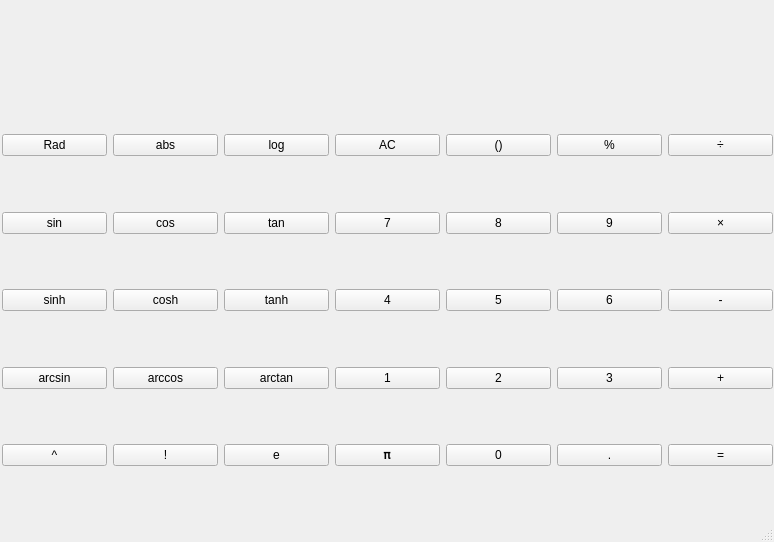
<?xml version="1.0" encoding="UTF-8"?>
<ui version="4.0">
 <class>MainWindow</class>
 <widget class="QMainWindow" name="MainWindow">
  <property name="geometry">
   <rect>
    <x>0</x>
    <y>0</y>
    <width>774</width>
    <height>542</height>
   </rect>
  </property>
  <property name="windowTitle">
   <string>MainWindow</string>
  </property>
  <widget class="QWidget" name="centralwidget">
   <widget class="QWidget" name="horizontalLayoutWidget">
    <property name="geometry">
     <rect>
      <x>2</x>
      <y>110</y>
      <width>771</width>
      <height>381</height>
     </rect>
    </property>
    <layout class="QHBoxLayout" name="horizontalLayout_6">
     <property name="leftMargin">
      <number>0</number>
     </property>
     <property name="topMargin">
      <number>0</number>
     </property>
     <property name="rightMargin">
      <number>0</number>
     </property>
     <property name="bottomMargin">
      <number>0</number>
     </property>
     <item>
      <layout class="QVBoxLayout" name="verticalLayout_9">
       <property name="leftMargin">
        <number>0</number>
       </property>
       <property name="rightMargin">
        <number>0</number>
       </property>
       <item>
        <widget class="QWidget" name="widget_41" native="true">
         <layout class="QHBoxLayout" name="horizontalLayout_42">
          <property name="leftMargin">
           <number>0</number>
          </property>
          <property name="rightMargin">
           <number>0</number>
          </property>
          <item>
           <widget class="CircularButton" name="pushButton_41">
            <property name="text">
             <string>Rad</string>
            </property>
           </widget>
          </item>
         </layout>
        </widget>
       </item>
       <item>
        <widget class="QWidget" name="widget_42" native="true">
         <layout class="QHBoxLayout" name="horizontalLayout_43">
          <property name="leftMargin">
           <number>0</number>
          </property>
          <property name="rightMargin">
           <number>0</number>
          </property>
          <item>
           <widget class="CircularButton" name="pushButton_42">
            <property name="text">
             <string>sin</string>
            </property>
           </widget>
          </item>
         </layout>
        </widget>
       </item>
       <item>
        <widget class="QWidget" name="widget_43" native="true">
         <layout class="QHBoxLayout" name="horizontalLayout_44">
          <property name="leftMargin">
           <number>0</number>
          </property>
          <property name="rightMargin">
           <number>0</number>
          </property>
          <item>
           <widget class="CircularButton" name="pushButton_43">
            <property name="text">
             <string>sinh</string>
            </property>
           </widget>
          </item>
         </layout>
        </widget>
       </item>
       <item>
        <widget class="QWidget" name="widget_44" native="true">
         <layout class="QHBoxLayout" name="horizontalLayout_45">
          <property name="leftMargin">
           <number>0</number>
          </property>
          <property name="rightMargin">
           <number>0</number>
          </property>
          <item>
           <widget class="CircularButton" name="pushButton_44">
            <property name="text">
             <string>arcsin</string>
            </property>
           </widget>
          </item>
         </layout>
        </widget>
       </item>
       <item>
        <widget class="QWidget" name="widget_45" native="true">
         <layout class="QHBoxLayout" name="horizontalLayout_46">
          <property name="leftMargin">
           <number>0</number>
          </property>
          <property name="topMargin">
           <number>0</number>
          </property>
          <property name="rightMargin">
           <number>0</number>
          </property>
          <property name="bottomMargin">
           <number>0</number>
          </property>
          <item>
           <widget class="CircularButton" name="pushButton_45">
            <property name="text">
             <string>^</string>
            </property>
           </widget>
          </item>
         </layout>
        </widget>
       </item>
      </layout>
     </item>
     <item>
      <layout class="QVBoxLayout" name="verticalLayout_8">
       <property name="leftMargin">
        <number>0</number>
       </property>
       <property name="topMargin">
        <number>0</number>
       </property>
       <property name="rightMargin">
        <number>0</number>
       </property>
       <property name="bottomMargin">
        <number>0</number>
       </property>
       <item>
        <widget class="QWidget" name="widget_36" native="true">
         <layout class="QHBoxLayout" name="horizontalLayout_37">
          <property name="leftMargin">
           <number>0</number>
          </property>
          <property name="topMargin">
           <number>0</number>
          </property>
          <property name="rightMargin">
           <number>0</number>
          </property>
          <property name="bottomMargin">
           <number>0</number>
          </property>
          <item>
           <widget class="CircularButton" name="pushButton_36">
            <property name="text">
             <string>abs</string>
            </property>
           </widget>
          </item>
         </layout>
        </widget>
       </item>
       <item>
        <widget class="QWidget" name="widget_37" native="true">
         <layout class="QHBoxLayout" name="horizontalLayout_38">
          <property name="leftMargin">
           <number>0</number>
          </property>
          <property name="topMargin">
           <number>0</number>
          </property>
          <property name="rightMargin">
           <number>0</number>
          </property>
          <property name="bottomMargin">
           <number>0</number>
          </property>
          <item>
           <widget class="CircularButton" name="pushButton_37">
            <property name="text">
             <string>cos</string>
            </property>
           </widget>
          </item>
         </layout>
        </widget>
       </item>
       <item>
        <widget class="QWidget" name="widget_38" native="true">
         <layout class="QHBoxLayout" name="horizontalLayout_39">
          <property name="leftMargin">
           <number>0</number>
          </property>
          <property name="topMargin">
           <number>0</number>
          </property>
          <property name="rightMargin">
           <number>0</number>
          </property>
          <property name="bottomMargin">
           <number>0</number>
          </property>
          <item>
           <widget class="CircularButton" name="pushButton_38">
            <property name="text">
             <string>cosh</string>
            </property>
           </widget>
          </item>
         </layout>
        </widget>
       </item>
       <item>
        <widget class="QWidget" name="widget_39" native="true">
         <layout class="QHBoxLayout" name="horizontalLayout_40">
          <property name="leftMargin">
           <number>0</number>
          </property>
          <property name="topMargin">
           <number>0</number>
          </property>
          <property name="rightMargin">
           <number>0</number>
          </property>
          <property name="bottomMargin">
           <number>0</number>
          </property>
          <item>
           <widget class="CircularButton" name="pushButton_39">
            <property name="text">
             <string>arccos</string>
            </property>
           </widget>
          </item>
         </layout>
        </widget>
       </item>
       <item>
        <widget class="QWidget" name="widget_40" native="true">
         <layout class="QHBoxLayout" name="horizontalLayout_41">
          <property name="leftMargin">
           <number>0</number>
          </property>
          <property name="topMargin">
           <number>0</number>
          </property>
          <property name="rightMargin">
           <number>0</number>
          </property>
          <property name="bottomMargin">
           <number>0</number>
          </property>
          <item>
           <widget class="CircularButton" name="pushButton_40">
            <property name="text">
             <string>!</string>
            </property>
           </widget>
          </item>
         </layout>
        </widget>
       </item>
      </layout>
     </item>
     <item>
      <layout class="QVBoxLayout" name="verticalLayout_7">
       <property name="leftMargin">
        <number>0</number>
       </property>
       <property name="topMargin">
        <number>0</number>
       </property>
       <property name="rightMargin">
        <number>0</number>
       </property>
       <property name="bottomMargin">
        <number>0</number>
       </property>
       <item>
        <widget class="QWidget" name="widget_31" native="true">
         <layout class="QHBoxLayout" name="horizontalLayout_32">
          <property name="leftMargin">
           <number>0</number>
          </property>
          <property name="topMargin">
           <number>0</number>
          </property>
          <property name="rightMargin">
           <number>0</number>
          </property>
          <property name="bottomMargin">
           <number>0</number>
          </property>
          <item>
           <widget class="CircularButton" name="pushButton_31">
            <property name="text">
             <string>log</string>
            </property>
           </widget>
          </item>
         </layout>
        </widget>
       </item>
       <item>
        <widget class="QWidget" name="widget_32" native="true">
         <layout class="QHBoxLayout" name="horizontalLayout_33">
          <property name="leftMargin">
           <number>0</number>
          </property>
          <property name="topMargin">
           <number>0</number>
          </property>
          <property name="rightMargin">
           <number>0</number>
          </property>
          <property name="bottomMargin">
           <number>0</number>
          </property>
          <item>
           <widget class="CircularButton" name="pushButton_32">
            <property name="text">
             <string>tan</string>
            </property>
           </widget>
          </item>
         </layout>
        </widget>
       </item>
       <item>
        <widget class="QWidget" name="widget_33" native="true">
         <layout class="QHBoxLayout" name="horizontalLayout_34">
          <property name="leftMargin">
           <number>0</number>
          </property>
          <property name="topMargin">
           <number>0</number>
          </property>
          <property name="rightMargin">
           <number>0</number>
          </property>
          <property name="bottomMargin">
           <number>0</number>
          </property>
          <item>
           <widget class="CircularButton" name="pushButton_33">
            <property name="text">
             <string>tanh</string>
            </property>
           </widget>
          </item>
         </layout>
        </widget>
       </item>
       <item>
        <widget class="QWidget" name="widget_34" native="true">
         <layout class="QHBoxLayout" name="horizontalLayout_35">
          <property name="leftMargin">
           <number>0</number>
          </property>
          <property name="topMargin">
           <number>0</number>
          </property>
          <property name="rightMargin">
           <number>0</number>
          </property>
          <property name="bottomMargin">
           <number>0</number>
          </property>
          <item>
           <widget class="CircularButton" name="pushButton_34">
            <property name="text">
             <string>arctan</string>
            </property>
           </widget>
          </item>
         </layout>
        </widget>
       </item>
       <item>
        <widget class="QWidget" name="widget_35" native="true">
         <layout class="QHBoxLayout" name="horizontalLayout_36">
          <property name="leftMargin">
           <number>0</number>
          </property>
          <property name="topMargin">
           <number>0</number>
          </property>
          <property name="rightMargin">
           <number>0</number>
          </property>
          <property name="bottomMargin">
           <number>0</number>
          </property>
          <item>
           <widget class="CircularButton" name="pushButton_35">
            <property name="text">
             <string>e</string>
            </property>
           </widget>
          </item>
         </layout>
        </widget>
       </item>
      </layout>
     </item>
     <item>
      <layout class="QVBoxLayout" name="verticalLayout_6">
       <property name="leftMargin">
        <number>0</number>
       </property>
       <property name="topMargin">
        <number>0</number>
       </property>
       <property name="rightMargin">
        <number>0</number>
       </property>
       <property name="bottomMargin">
        <number>0</number>
       </property>
       <item>
        <widget class="QWidget" name="widget_26" native="true">
         <layout class="QHBoxLayout" name="horizontalLayout_27">
          <property name="leftMargin">
           <number>0</number>
          </property>
          <property name="topMargin">
           <number>0</number>
          </property>
          <property name="rightMargin">
           <number>0</number>
          </property>
          <property name="bottomMargin">
           <number>0</number>
          </property>
          <item>
           <widget class="CircularButton" name="pushButton_26">
            <property name="text">
             <string>AC</string>
            </property>
           </widget>
          </item>
         </layout>
        </widget>
       </item>
       <item>
        <widget class="QWidget" name="widget_27" native="true">
         <layout class="QHBoxLayout" name="horizontalLayout_28">
          <property name="leftMargin">
           <number>0</number>
          </property>
          <property name="topMargin">
           <number>0</number>
          </property>
          <property name="rightMargin">
           <number>0</number>
          </property>
          <property name="bottomMargin">
           <number>0</number>
          </property>
          <item>
           <widget class="CircularButton" name="pushButton_27">
            <property name="text">
             <string>7</string>
            </property>
           </widget>
          </item>
         </layout>
        </widget>
       </item>
       <item>
        <widget class="QWidget" name="widget_28" native="true">
         <layout class="QHBoxLayout" name="horizontalLayout_29">
          <property name="leftMargin">
           <number>0</number>
          </property>
          <property name="topMargin">
           <number>0</number>
          </property>
          <property name="rightMargin">
           <number>0</number>
          </property>
          <property name="bottomMargin">
           <number>0</number>
          </property>
          <item>
           <widget class="CircularButton" name="pushButton_28">
            <property name="text">
             <string>4</string>
            </property>
           </widget>
          </item>
         </layout>
        </widget>
       </item>
       <item>
        <widget class="QWidget" name="widget_29" native="true">
         <layout class="QHBoxLayout" name="horizontalLayout_30">
          <property name="leftMargin">
           <number>0</number>
          </property>
          <property name="topMargin">
           <number>0</number>
          </property>
          <property name="rightMargin">
           <number>0</number>
          </property>
          <property name="bottomMargin">
           <number>0</number>
          </property>
          <item>
           <widget class="CircularButton" name="pushButton_29">
            <property name="text">
             <string>1</string>
            </property>
           </widget>
          </item>
         </layout>
        </widget>
       </item>
       <item>
        <widget class="QWidget" name="widget_30" native="true">
         <layout class="QHBoxLayout" name="horizontalLayout_31">
          <property name="leftMargin">
           <number>0</number>
          </property>
          <property name="topMargin">
           <number>0</number>
          </property>
          <property name="rightMargin">
           <number>0</number>
          </property>
          <property name="bottomMargin">
           <number>0</number>
          </property>
          <item>
           <widget class="CircularButton" name="pushButton_30">
            <property name="text">
             <string>𝝿</string>
            </property>
           </widget>
          </item>
         </layout>
        </widget>
       </item>
      </layout>
     </item>
     <item>
      <layout class="QVBoxLayout" name="verticalLayout_5">
       <property name="leftMargin">
        <number>0</number>
       </property>
       <property name="topMargin">
        <number>0</number>
       </property>
       <property name="rightMargin">
        <number>0</number>
       </property>
       <property name="bottomMargin">
        <number>0</number>
       </property>
       <item>
        <widget class="QWidget" name="widget_21" native="true">
         <layout class="QHBoxLayout" name="horizontalLayout_22">
          <property name="leftMargin">
           <number>0</number>
          </property>
          <property name="topMargin">
           <number>0</number>
          </property>
          <property name="rightMargin">
           <number>0</number>
          </property>
          <property name="bottomMargin">
           <number>0</number>
          </property>
          <item>
           <widget class="CircularButton" name="pushButton_21">
            <property name="text">
             <string>()</string>
            </property>
           </widget>
          </item>
         </layout>
        </widget>
       </item>
       <item>
        <widget class="QWidget" name="widget_22" native="true">
         <layout class="QHBoxLayout" name="horizontalLayout_23">
          <property name="leftMargin">
           <number>0</number>
          </property>
          <property name="topMargin">
           <number>0</number>
          </property>
          <property name="rightMargin">
           <number>0</number>
          </property>
          <property name="bottomMargin">
           <number>0</number>
          </property>
          <item>
           <widget class="CircularButton" name="pushButton_22">
            <property name="text">
             <string>8</string>
            </property>
           </widget>
          </item>
         </layout>
        </widget>
       </item>
       <item>
        <widget class="QWidget" name="widget_23" native="true">
         <layout class="QHBoxLayout" name="horizontalLayout_24">
          <property name="leftMargin">
           <number>0</number>
          </property>
          <property name="topMargin">
           <number>0</number>
          </property>
          <property name="rightMargin">
           <number>0</number>
          </property>
          <property name="bottomMargin">
           <number>0</number>
          </property>
          <item>
           <widget class="CircularButton" name="pushButton_23">
            <property name="text">
             <string>5</string>
            </property>
           </widget>
          </item>
         </layout>
        </widget>
       </item>
       <item>
        <widget class="QWidget" name="widget_24" native="true">
         <layout class="QHBoxLayout" name="horizontalLayout_25">
          <property name="leftMargin">
           <number>0</number>
          </property>
          <property name="topMargin">
           <number>0</number>
          </property>
          <property name="rightMargin">
           <number>0</number>
          </property>
          <property name="bottomMargin">
           <number>0</number>
          </property>
          <item>
           <widget class="CircularButton" name="pushButton_24">
            <property name="text">
             <string>2</string>
            </property>
           </widget>
          </item>
         </layout>
        </widget>
       </item>
       <item>
        <widget class="QWidget" name="widget_25" native="true">
         <layout class="QHBoxLayout" name="horizontalLayout_26">
          <property name="leftMargin">
           <number>0</number>
          </property>
          <property name="topMargin">
           <number>0</number>
          </property>
          <property name="rightMargin">
           <number>0</number>
          </property>
          <property name="bottomMargin">
           <number>0</number>
          </property>
          <item>
           <widget class="CircularButton" name="pushButton_25">
            <property name="text">
             <string>0</string>
            </property>
           </widget>
          </item>
         </layout>
        </widget>
       </item>
      </layout>
     </item>
     <item>
      <layout class="QVBoxLayout" name="verticalLayout">
       <property name="leftMargin">
        <number>0</number>
       </property>
       <property name="topMargin">
        <number>0</number>
       </property>
       <property name="rightMargin">
        <number>0</number>
       </property>
       <property name="bottomMargin">
        <number>0</number>
       </property>
       <item>
        <widget class="QWidget" name="widget_2" native="true">
         <layout class="QHBoxLayout" name="horizontalLayout_2">
          <property name="leftMargin">
           <number>0</number>
          </property>
          <property name="topMargin">
           <number>0</number>
          </property>
          <property name="rightMargin">
           <number>0</number>
          </property>
          <property name="bottomMargin">
           <number>0</number>
          </property>
          <item>
           <widget class="CircularButton" name="pushButton_2">
            <property name="text">
             <string>%</string>
            </property>
           </widget>
          </item>
         </layout>
        </widget>
       </item>
       <item>
        <widget class="QWidget" name="widget" native="true">
         <layout class="QHBoxLayout" name="horizontalLayout">
          <property name="leftMargin">
           <number>0</number>
          </property>
          <property name="topMargin">
           <number>0</number>
          </property>
          <property name="rightMargin">
           <number>0</number>
          </property>
          <property name="bottomMargin">
           <number>0</number>
          </property>
          <item>
           <widget class="CircularButton" name="pushButton">
            <property name="text">
             <string>9</string>
            </property>
           </widget>
          </item>
         </layout>
        </widget>
       </item>
       <item>
        <widget class="QWidget" name="widget_3" native="true">
         <layout class="QHBoxLayout" name="horizontalLayout_3">
          <property name="leftMargin">
           <number>0</number>
          </property>
          <property name="topMargin">
           <number>0</number>
          </property>
          <property name="rightMargin">
           <number>0</number>
          </property>
          <property name="bottomMargin">
           <number>0</number>
          </property>
          <item>
           <widget class="CircularButton" name="pushButton_3">
            <property name="text">
             <string>6</string>
            </property>
           </widget>
          </item>
         </layout>
        </widget>
       </item>
       <item>
        <widget class="QWidget" name="widget_4" native="true">
         <layout class="QHBoxLayout" name="horizontalLayout_4">
          <property name="leftMargin">
           <number>0</number>
          </property>
          <property name="topMargin">
           <number>0</number>
          </property>
          <property name="rightMargin">
           <number>0</number>
          </property>
          <property name="bottomMargin">
           <number>0</number>
          </property>
          <item>
           <widget class="CircularButton" name="pushButton_4">
            <property name="text">
             <string>3</string>
            </property>
           </widget>
          </item>
         </layout>
        </widget>
       </item>
       <item>
        <widget class="QWidget" name="widget_5" native="true">
         <layout class="QHBoxLayout" name="horizontalLayout_5">
          <property name="leftMargin">
           <number>0</number>
          </property>
          <property name="topMargin">
           <number>0</number>
          </property>
          <property name="rightMargin">
           <number>0</number>
          </property>
          <property name="bottomMargin">
           <number>0</number>
          </property>
          <item>
           <widget class="CircularButton" name="pushButton_5">
            <property name="text">
             <string>.</string>
            </property>
           </widget>
          </item>
         </layout>
        </widget>
       </item>
      </layout>
     </item>
     <item>
      <layout class="QVBoxLayout" name="verticalLayout_4">
       <property name="leftMargin">
        <number>0</number>
       </property>
       <property name="topMargin">
        <number>0</number>
       </property>
       <property name="rightMargin">
        <number>0</number>
       </property>
       <property name="bottomMargin">
        <number>0</number>
       </property>
       <item>
        <widget class="QWidget" name="widget_16" native="true">
         <layout class="QHBoxLayout" name="horizontalLayout_17">
          <property name="leftMargin">
           <number>0</number>
          </property>
          <property name="topMargin">
           <number>0</number>
          </property>
          <property name="rightMargin">
           <number>0</number>
          </property>
          <property name="bottomMargin">
           <number>0</number>
          </property>
          <item>
           <widget class="CircularButton" name="pushButton_16">
            <property name="text">
             <string>÷</string>
            </property>
           </widget>
          </item>
         </layout>
        </widget>
       </item>
       <item>
        <widget class="QWidget" name="widget_17" native="true">
         <layout class="QHBoxLayout" name="horizontalLayout_18">
          <property name="leftMargin">
           <number>0</number>
          </property>
          <property name="topMargin">
           <number>0</number>
          </property>
          <property name="rightMargin">
           <number>0</number>
          </property>
          <property name="bottomMargin">
           <number>0</number>
          </property>
          <item>
           <widget class="CircularButton" name="pushButton_17">
            <property name="text">
             <string>×</string>
            </property>
           </widget>
          </item>
         </layout>
        </widget>
       </item>
       <item>
        <widget class="QWidget" name="widget_18" native="true">
         <layout class="QHBoxLayout" name="horizontalLayout_19">
          <property name="leftMargin">
           <number>0</number>
          </property>
          <property name="topMargin">
           <number>0</number>
          </property>
          <property name="rightMargin">
           <number>0</number>
          </property>
          <property name="bottomMargin">
           <number>0</number>
          </property>
          <item>
           <widget class="CircularButton" name="pushButton_18">
            <property name="text">
             <string>-</string>
            </property>
           </widget>
          </item>
         </layout>
        </widget>
       </item>
       <item>
        <widget class="QWidget" name="widget_19" native="true">
         <layout class="QHBoxLayout" name="horizontalLayout_20">
          <property name="leftMargin">
           <number>0</number>
          </property>
          <property name="topMargin">
           <number>0</number>
          </property>
          <property name="rightMargin">
           <number>0</number>
          </property>
          <property name="bottomMargin">
           <number>0</number>
          </property>
          <item>
           <widget class="CircularButton" name="pushButton_19">
            <property name="text">
             <string>+</string>
            </property>
           </widget>
          </item>
         </layout>
        </widget>
       </item>
       <item>
        <widget class="QWidget" name="widget_20" native="true">
         <layout class="QHBoxLayout" name="horizontalLayout_21">
          <property name="leftMargin">
           <number>0</number>
          </property>
          <property name="topMargin">
           <number>0</number>
          </property>
          <property name="rightMargin">
           <number>0</number>
          </property>
          <property name="bottomMargin">
           <number>0</number>
          </property>
          <item>
           <widget class="CircularButton" name="pushButton_20">
            <property name="text">
             <string>=</string>
            </property>
           </widget>
          </item>
         </layout>
        </widget>
       </item>
      </layout>
     </item>
    </layout>
   </widget>
   <widget class="QLabel" name="label">
    <property name="geometry">
     <rect>
      <x>10</x>
      <y>10</y>
      <width>761</width>
      <height>91</height>
     </rect>
    </property>
    <property name="layoutDirection">
     <enum>Qt::LeftToRight</enum>
    </property>
    <property name="text">
     <string/>
    </property>
    <property name="alignment">
     <set>Qt::AlignRight|Qt::AlignTrailing|Qt::AlignVCenter</set>
    </property>
   </widget>
  </widget>
  <widget class="QMenuBar" name="menubar">
   <property name="geometry">
    <rect>
     <x>0</x>
     <y>0</y>
     <width>774</width>
     <height>22</height>
    </rect>
   </property>
  </widget>
  <widget class="QStatusBar" name="statusbar"/>
 </widget>
 <customwidgets>
  <customwidget>
   <class>CircularButton</class>
   <extends>QPushButton</extends>
   <header location="global">circularbutton.h</header>
  </customwidget>
 </customwidgets>
 <resources/>
 <connections/>
</ui>
